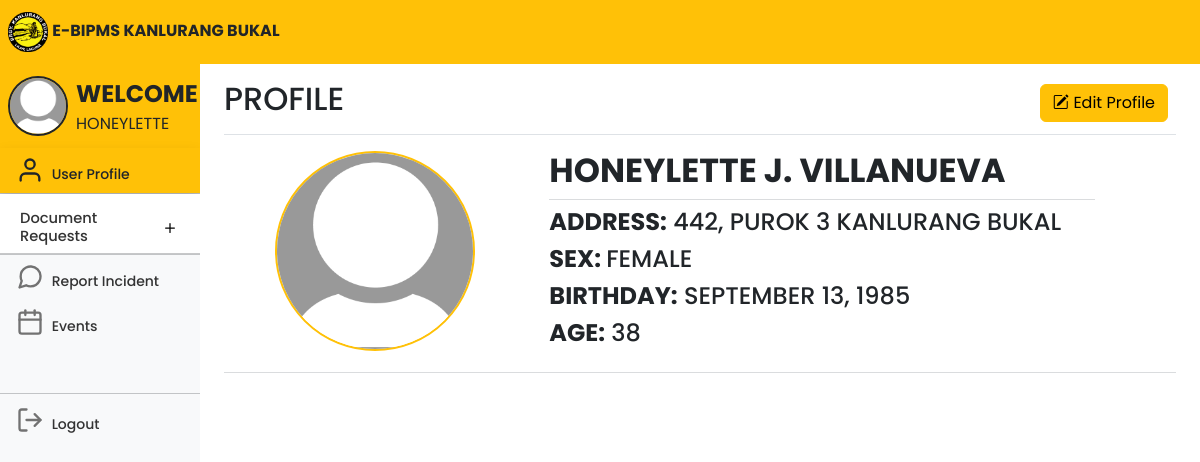
Screenshot of /userhome.php (signed in) with the database file from the repository.
### tables this page shows
CREATE TABLE `users` (
  `id` int(11) NOT NULL,
  `userID` varchar(100) NOT NULL,
  `firstname` varchar(100) NOT NULL,
  `middlename` varchar(100) NOT NULL,
  `lastname` varchar(100) NOT NULL,
  `sex` varchar(100) NOT NULL,
  `birthday` varchar(100) NOT NULL,
  `age` int(11) NOT NULL,
  `house_no` varchar(100) NOT NULL,
  `purok` varchar(100) NOT NULL,
  `civilstatus` varchar(100) NOT NULL,
  `voter` varchar(100) NOT NULL,
  `is_special_group` tinyint(1) NOT NULL,
  `specialgroup` varchar(100) NOT NULL,
  `members` int(11) NOT NULL,
  `housingstatus` varchar(100) NOT NULL,
  `phonenumber` varchar(15) NOT NULL,
  `email` varchar(100) NOT NULL,
  `username` varchar(100) NOT NULL,
  `password` varchar(100) NOT NULL,
  `profile_picture` varchar(255) NOT NULL
);

### userhome.php (the view, shortened to what this page needs)
<!DOCTYPE html>
<html lang="en">
<head>
	<link rel="stylesheet" href="https://cdn.jsdelivr.net/npm/bootstrap-icons@1.7.2/font/bootstrap-icons.css">
	<link href="css/bootstrap.min.css" rel="stylesheet">
	<link rel="stylesheet" href="css/style.css">
	<link href="dashboard.css" rel="stylesheet">
</head>
<body>
	<header class="navbar navbar-light sticky-top bg-warning flex-md-nowrap p-0 ">
		<a class="navbar-brand px-2 fs-6 text-dark">
			<img src="kanlurangbukal.png" width="40">
			<b>E-BIPMS KANLURANG BUKAL</b></a>
	</header>
	<?php
	include 'conn.php';
	$id = $_SESSION['id'];
	$query = mysqli_query($conn, "SELECT * FROM users where id='$id'") or die(mysqli_error());
	$row = mysqli_fetch_array($query);
	if ($row['profile_picture']) {
		$profile_picture = $row['profile_picture'];
	} else {
		$profile_picture = 'default-profile-pic.jpg';
	}
	?>
	<div class="container-fluid">
		<div class="row">
			<nav id="sidebarMenu" class="col-md-3 col-lg-2 d-md-block bg-body-tertiary sidebar collapse">
				<div class="position-sticky pt-2 mt-2 sidebar-sticky bg-light">
					<ul class="nav flex-column">
						<a class="navbar-brand px-2 fs-6 bg-warning">
							<img class="float-start rounded-circle border border-2 border-dark"
								src="<?php echo $profile_picture ?>" width="60">
							<span class="fs-4 px-2 text-dark"><b>WELCOME</b></span>
							<br>
							<span class="fs-6 px-2 text-dark" style="text-transform: uppercase;">
								<?php echo $_SESSION['name']; ?>
							</span>
						</a>
						<li class="nav-item fs-7">
							<a class="nav-link bg-warning active shadow text-dark">
								<span data-feather="user" class="align-text-bottom feather-48"></span>
								User Profile
							</a>
						</li>
						<li class="nav-item fs-7">
							<div class="accordion accordion-flush" id="accordionFlushExample">
								<div class="accordion-item">
									<h2 class="accordion-header fs-7">
										<button class="accordion-button collapsed fs-7 pt-3 pb-2 nav-link"
											style="font-size:11pt;" type="button" data-bs-toggle="collapse"
											data-bs-target="#flush-collapseOne" aria-expanded="false"
											aria-controls="flush-collapseOne">
											Document Requests
										</button>
									</h2>
									<hr class="mt-0 mb-0">
								</div>
						</li>
						<hr class="mt-0 mb-0">
						<li class="nav-item fs-7">
							<a class="nav-link" href="">
								<span data-feather="message-circle" class="align-text-bottom feather-48"></span>
								Report Incident
							</a>
						</li>
						<li class="nav-item fs-7">
							<a class="nav-link" href="userevents.php">
								<span data-feather="calendar" class="align-text-bottom feather-48"></span>
								Events
							</a>
						</li>
						<hr class="mt-5 mb-1">
						<li class="nav-item fs-7">
							<a class="nav-link" href="userlogout.php">
								<span data-feather="log-out" class="align-text-bottom feather-48"></span>
								Logout
							</a>
						</li>
					</ul>
				</div>
			</nav>
			<main class="col-md-9 ms-sm-auto col-lg-10 px-md-4">
				<div
					class="d-flex justify-content-between flex-wrap flex-md-nowrap align-items-center pt-3 pb-2 mb-3 border-bottom">
					<?php
					include 'conn.php';
					$id = $_SESSION['id'];
					$query = mysqli_query($conn, "SELECT * FROM users where id='$id'") or die(mysqli_error());
					$row = mysqli_fetch_array($query);
					?>
					<h1 style="text-transform: uppercase;" class="h2">Profile</h1>
					<div class="btn-toolbar mb-2 mb-md-0">
						<div class="btn-group me-2">
							<a href="edituserprofile.php?id=<?= $row['id']; ?>" class="btn btn-md btn-warning"><i
									class="bi bi-pencil-square"> </i>Edit Profile</a>
						</div>
					</div>
				</div>
				<?php
				include 'conn.php';
				$id = $_SESSION['id'];
				$query = mysqli_query($conn, "SELECT * FROM users where id='$id'") or die(mysqli_error());
				$row = mysqli_fetch_array($query);
				if ($row['profile_picture']) {
					$profile_picture = $row['profile_picture'];
				} else {
					$profile_picture = 'default-profile-pic.jpg';
				}
				?>
				<div class="row">
					<div class="col-lg-4">
						<div class="text-center mb-3">
							<img class="rounded-circle border border-2 border-warning"
								src="<?php echo $profile_picture ?>" width="200">
						</div>
					</div>
					<div class="col-lg-7">
						<div class="d-flex flex-wrap row g-4 mb-3 gx-1 text-lg-start text-center">
							<h1 style="text-transform: uppercase; font-size: 25pt;"><b>
									<?php echo $row['firstname'] . ' ' . $row['middlename'] . ' ' . $row['lastname']; ?>
								</b>
								<hr class="mt-2 mb-0 text-secondary">
							</h1>
							<h4 class="mt-0" style="text-transform: uppercase;"><b>ADDRESS:</b>
								<?php echo $row['house_no'] . ', ' . $row['purok'] . ' ' . 'KANLURANG BUKAL'; ?>
							</h4>
							<h4 class="mt-0" style="text-transform: uppercase;"><b>Sex: </b>
								<?php echo $row['sex']; ?>
							</h4>
							<h4 class="mt-0" style="text-transform: uppercase;"><b>BIRTHDAY:</b>
								<?php
								$newDate = date("F d, Y", strtotime($row['birthday']));
								echo $newDate; ?>
							</h4>
							<h4 class="mt-0" style="text-transform: uppercase;"><b>AGE:</b>
								<?php echo $row['age']; ?>
							</h4>
						</div>
					</div>
				</div>
				<hr class="mt-0 mb-0 text-secondary">
			</main>
		</div>
	</div>
</body>
</html>

### css/style.css (style rules this page uses)
* { margin: 0; padding: 0; font-size: 10; font-family: 'Poppins', sans-serif; }

### dashboard.css (style rules this page uses)
body { font-size: .875rem; }
.feather { width: 16px; height: 16px; }
.sidebar { position: fixed; top: 0; bottom: 0; left: 0; z-index: 100; padding: 48px 0 0; box-shadow: inset -1px 0 0 rgba(0, 0, 0, .1); }
.sidebar-sticky { height: calc(100vh - 48px); overflow-x: hidden; overflow-y: auto; }
.sidebar .nav-link { font-weight: 500; color: #333; }
.sidebar .nav-link .feather { margin-right: 4px; color: #727272; }
.sidebar .nav-link.active { color: #2470dc; }
.sidebar .nav-link:hover .feather, .sidebar .nav-link.active .feather { color: inherit; }
.navbar-brand { padding-top: .75rem; padding-bottom: .75rem; }
.feather-48 { width: 28px; height: 28px; }

### userhome.php (style rules this page uses)
.accordion { --bs-accordion-active-bg: #ffc107; --bs-accordion-active-color: #212529; --bs-accordion-btn-focus-box-shadow: none; }
.accordion-button::after { transition: all 0.5s; }

### rows the page displays
users: firstname "HONEYLETTE", middlename "J.", lastname "VILLANUEVA", house_no "442", purok "PUROK 3", sex "FEMALE", birthday "SEPTEMBER 13, 1985", age "38"

### other values shown
$_SESSION['name'] "HONEYLETTE"
